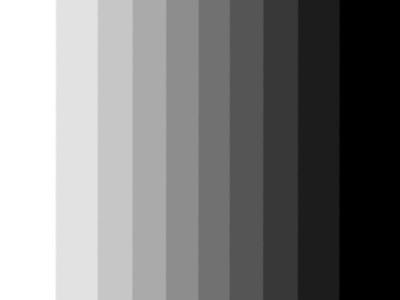
%> input picture Code/gradient-scale.jpg, 400 x 300 px
$ octave sample2D_main.m   (GNU Octave 9; MATLAB toolbox functions it lacks are replaced by stand-ins)
%> lines starting %> are read from the running program, lines starting %| are printed output that depends on the picture
### Code/BinarySearch.m
function [ i ] = BinarySearch(pdf, rand_miu, miu_size) %

   flag = 0;
   left = 1;
   right = miu_size;

    while (flag == 0 && left <= right)

        middle = floor((left+right)/2);

         if middle == 1 && rand_miu < pdf(middle)
            i = 1;
            flag = 1;
         end

        if rand_miu >= pdf(middle) && rand_miu < pdf(middle + 1)
            i = middle+1;
            flag = 1;
        else
            if rand_miu > pdf(middle)
                left = middle + 1;
            else
                right = middle - 1;
            end
        end
     % i = middle;
    end
end

### Code/Sample2D_test.m
function [ sample, sample_point ] = Sample2D_test(gI,sample_num,u,v,u_cdf,v_cdf)

sample = zeros(sample_num,2);

ru = 0+u_cdf(u)*rand(sample_num,1);


for i = 1 : sample_num

    j = BinarySearch(u_cdf,ru(i),u);
    sample(i,1)=j;


    if j == 1
        slope = ru(i)/u_cdf(j);
    else
        slope = (ru(i)-u_cdf(j-1))/(u_cdf(j)-u_cdf(j-1));
    end
    sample_point(i,1)= j-1+slope;


    rv = 0+v_cdf(j,v)*rand(1,1);
    k = BinarySearch(v_cdf(j,:),rv,v);
    sample(i,2)=k;

    if k == 1
        slope = rv/v_cdf(j,k);
    else
        slope = (rv-v_cdf(j,k-1))/(v_cdf(j,k)-v_cdf(j,k-1));
    end
    sample_point(i,2)= k-1+slope;
end

end

### Code/sample2D_main.m
%%Load Picture%%
g_name='gradient-scale.jpg';
%gI = double(imread(g_name));
gI = double(rgb2gray(imread(g_name)));
%> gI: size 300x400 double; min 0, max 255, mean 125.9


u = size(gI,1);  % length of the picture
%> u = 300
v = size(gI,2);  % width of the picture
%> v = 400
m = u * v;  % number of pixels in the picture
%> m = 120000

u_pdf = sum(gI,2)/v;
%> u_pdf = 300 values, max 126 at index 11, min 125.8 at index 273, mean 125.9
u_cdf = cumsum(u_pdf);
%> u_cdf = 300 values from 126 to 37764.5

v_cdf = cumsum(gI,2);
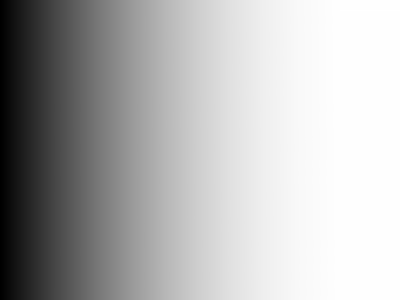
%> v_cdf: size 300x400 double; min 255, max 50395, mean 35472.6; drawn with min black and max white


[sample,sample_point] = Sample2D_test(gI,10000,u,v,u_cdf,v_cdf);
%> the loop in Sample2D_test, `for i = 1 : sample_num` made 10000 passes
%> (j, slope, k) on passes 1 to 12: (254, 0.201, 200), (228, 0.248, 140), (127, 0.817, 145), (78, 0.7, 17), (154, 0.285, 122), (122, 0.111, 167), (236, 0.193, 20), (91, 0.0504, 30), (143, 0.81, 40), (175, 0.453, 49), (273, 0.126, 184), (152, 0.974, 21)
%> after the loop in Sample2D_test, `for i = 1 : sample_num`: slope = 0.239

figure(1);
hold off;
plot(sample_point(:, 1), sample_point(:, 2), 'b.');
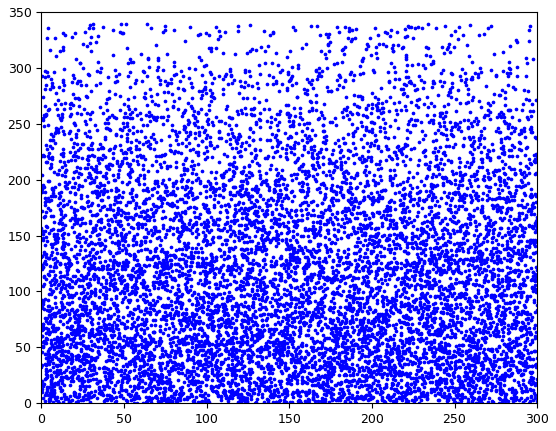
%> figure redrawn from the program's plot data

hold on;

$ run again, with Code/Chaplin.jpg copied over Code/gradient-scale.jpg
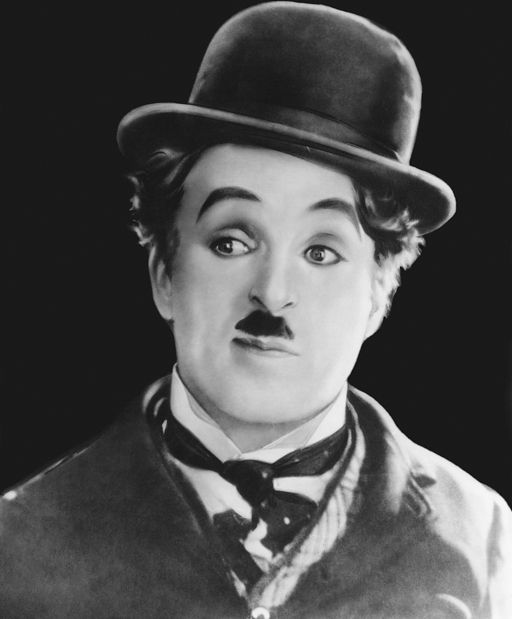
%> input picture Code/Chaplin.jpg, 512 x 619 px
%> u_pdf = 619 values, max 113.4 at index 490, min 24.93 at index 1, mean 77.56
%> u_cdf = 619 values from 24.93 to 48008.9
%> `v_cdf = cumsum(gI,2);`:
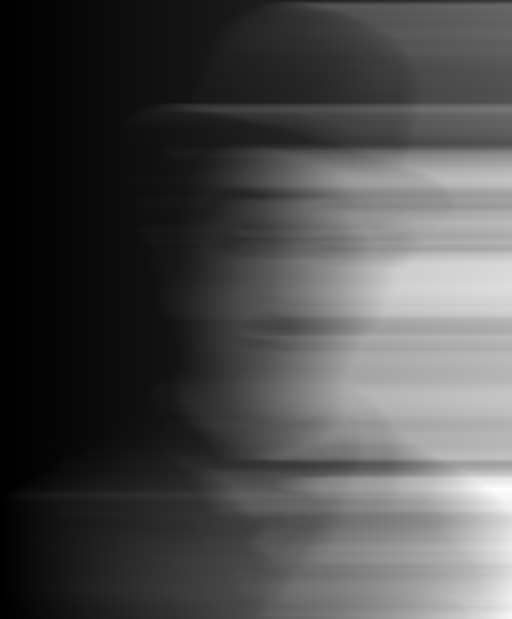
%> v_cdf: size 619x512 double; min 21, max 58079, mean 17416.8; drawn with min black and max white
%> the loop in Sample2D_test, `for i = 1 : sample_num` made 10000 passes
%> (j, slope, k) on passes 1 to 8: (547, 0.963, 467), (506, 0.755, 405), (318, 0.425, 330), (232, 0.496, 135), (372, 0.7, 286), (309, 0.66, 342), (518, 0.746, 66), (259, 0.217, 191)
%> after the loop in Sample2D_test, `for i = 1 : sample_num`: slope = 0.611
%> `plot(sample_point(:, 1), sample_point(:, 2), 'b.');`:
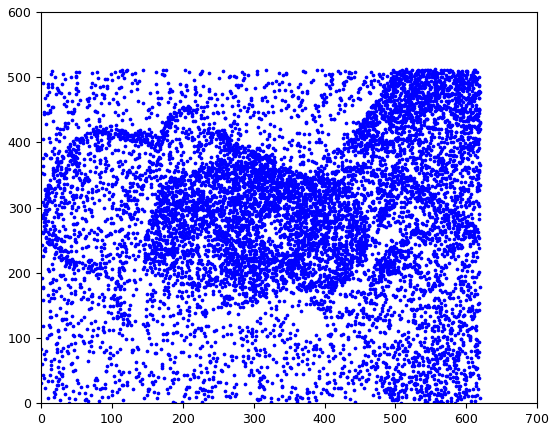
%> figure redrawn from the program's plot data

$ run again, with Code/dog.jpg copied over Code/gradient-scale.jpg
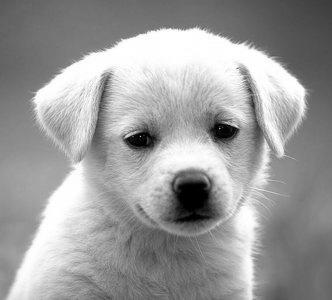
%> input picture Code/dog.jpg, 332 x 300 px
%> u_pdf = 300 values, max 197 at index 80, min 95.23 at index 1, mean 155.7
%> u_cdf = 300 values from 95.23 to 46719.3
%> `v_cdf = cumsum(gI,2);`:
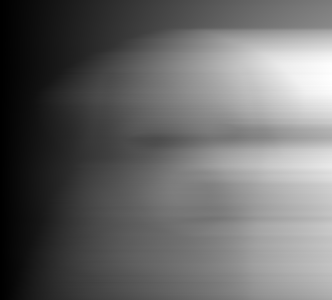
%> v_cdf: size 300x332 double; min 89, max 65395, mean 26886.9; drawn with min black and max white
%> the loop in Sample2D_test, `for i = 1 : sample_num` made 10000 passes
%> (j, slope, k) on passes 1 to 8: (250, 0.461, 255), (224, 0.628, 215), (124, 0.168, 206), (82, 0.24, 49), (153, 0.26, 190), (119, 0.497, 239), (232, 0.918, 34), (92, 0.263, 58)
%> after the loop in Sample2D_test, `for i = 1 : sample_num`: slope = 0.067
%> `plot(sample_point(:, 1), sample_point(:, 2), 'b.');`:
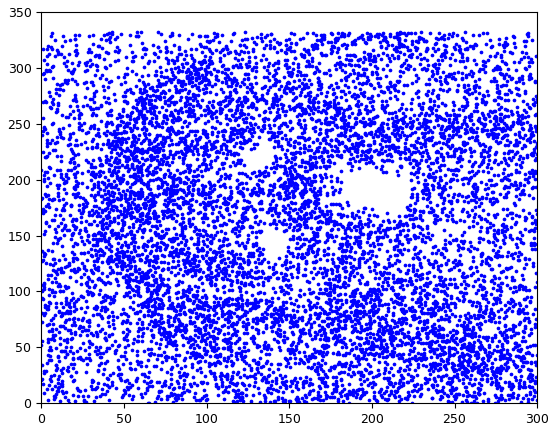
%> figure redrawn from the program's plot data
